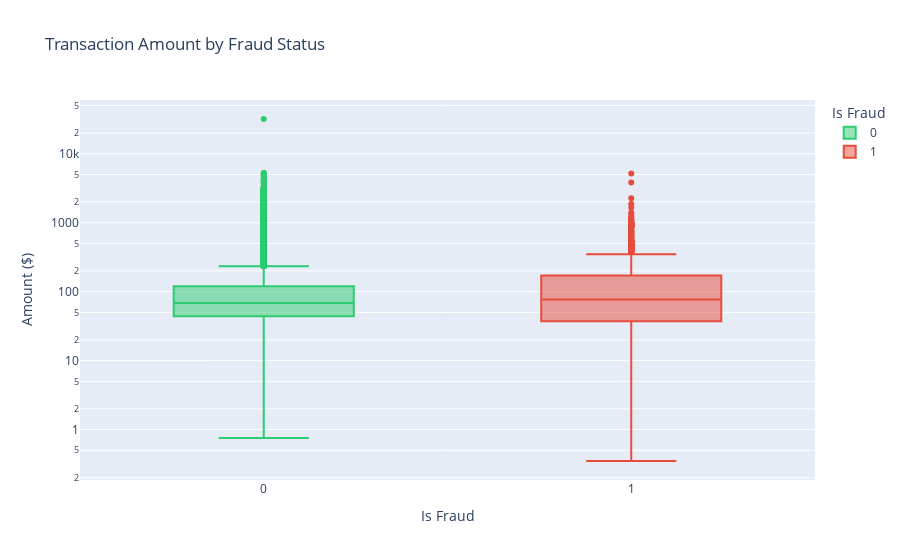

This figure's notebook cell:
### Code cell
# Interactive box plot: Amount by Fraud Status
if PLOTLY_AVAILABLE:
    fig = px.box(sample_data, x='isFraud', y='TransactionAmt', 
                  color='isFraud', log_y=True,
                  title='Transaction Amount by Fraud Status',
                  labels={'isFraud': 'Is Fraud', 'TransactionAmt': 'Amount ($)'},
                  color_discrete_map={0: '#2ecc71', 1: '#e74c3c'})
    fig.show()

### Figure 1 — Plotly figure (JSON) as saved in the notebook; plotly's stock layout.template omitted (floating-point values rounded to 4 significant figures; data arrays with more than 128 entries replaced by an {"elided": "..."} marker saying what was removed)
{"data": [{"alignmentgroup": "True", "hovertemplate": "Is Fraud=%{x}<br>Amount ($)=%{y}<extra></extra>", "legendgroup": "0", "marker": {"color": "#2ecc71"}, "name": "0", "notched": false, "offsetgroup": "0", "orientation": "v", "showlegend": true, "type": "box", "x": {"elided": "48233 int values"}, "x0": " ", "xaxis": "x", "y": {"elided": "48233 float values"}, "y0": " ", "yaxis": "y"}, {"alignmentgroup": "True", "hovertemplate": "Is Fraud=%{x}<br>Amount ($)=%{y}<extra></extra>", "legendgroup": "1", "marker": {"color": "#e74c3c"}, "name": "1", "notched": false, "offsetgroup": "1", "orientation": "v", "showlegend": true, "type": "box", "x": {"elided": "1767 int values"}, "x0": " ", "xaxis": "x", "y": {"elided": "1767 float values"}, "y0": " ", "yaxis": "y"}], "layout": {"boxmode": "overlay", "legend": {"title": {"text": "Is Fraud"}, "tracegroupgap": 0}, "title": {"text": "Transaction Amount by Fraud Status"}, "xaxis": {"anchor": "y", "categoryarray": [0, 1], "categoryorder": "array", "domain": [0, 1], "title": {"text": "Is Fraud"}}, "yaxis": {"anchor": "x", "domain": [0, 1], "title": {"text": "Amount ($)"}, "type": "log"}}}
